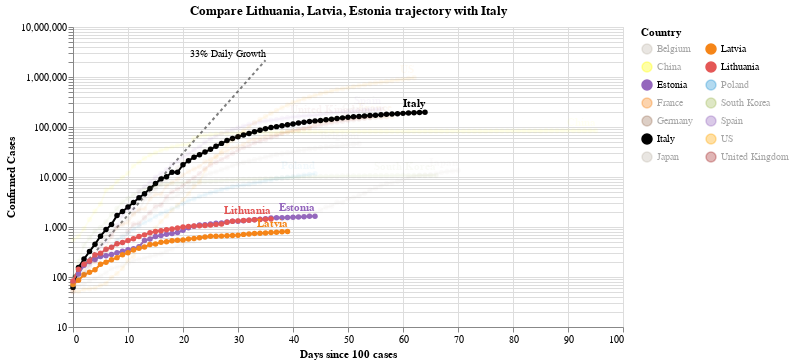

Notebook code for this chart:
### Code cell
#hide_input
chart3 = make_since_chart(dff2, ['Lithuania', 'Latvia', 'Estonia'], baseline_countries)
chart3

### Figure 1 — Vega-Lite specification as saved in the notebook (floating-point values rounded to 4 significant figures; data arrays with more than 128 entries replaced by an {"elided": "..."} marker saying what was removed)
{"config": {"view": {"continuousWidth": 400, "continuousHeight": 300}}, "layer": [{"mark": {"type": "line", "color": "black", "opacity": 0.5, "strokeDash": [3, 3]}, "encoding": {"x": {"type": "quantitative", "field": "Days since 100 cases"}, "y": {"type": "quantitative", "field": "Confirmed Cases"}}}, {"mark": {"type": "text", "align": "right", "dy": -6, "fontSize": 10, "text": "33% Daily Growth"}, "encoding": {"x": {"type": "quantitative", "field": "Days since 100 cases"}, "y": {"type": "quantitative", "field": "Confirmed Cases"}}, "transform": [{"filter": "(datum['Days since 100 cases'] >= 35)"}]}, {"data": {"name": "data-43dbe373d82a51965b3e076c26013401"}, "mark": {"type": "line", "point": true}, "encoding": {"color": {"type": "nominal", "field": "Country", "legend": {"columns": 2}, "scale": {"domain": ["Belgium", "China", "Estonia", "France", "Germany", "Italy", "Japan", "Latvia", "Lithuania", "Poland", "South Korea", "Spain", "US", "United Kingdom"], "range": ["#C1B7AD", "yellow", "#9467bd", "#F58518", "#9D755D", "black", "#C1B7AD", "#F58518", "#E45756", "#2495D3", "#A1BA59", "#9467bd", "orange", "brown"]}}, "opacity": {"condition": {"value": 1, "selection": "selector002"}, "value": 0.05}, "tooltip": [{"type": "nominal", "field": "Country"}, {"type": "temporal", "field": "Date"}, {"type": "quantitative", "field": "Confirmed Cases"}, {"type": "quantitative", "field": "Days since 100 cases"}], "x": {"type": "quantitative", "field": "Days since 100 cases"}, "y": {"type": "quantitative", "field": "Confirmed Cases", "scale": {"type": "log"}}}, "selection": {"selector002": {"type": "multi", "fields": ["Country"], "bind": "legend", "init": [{"Country": "Lithuania"}, {"Country": "Latvia"}, {"Country": "Estonia"}, {"Country": "Italy"}]}}, "width": 550}, {"data": {"name": "data-43dbe373d82a51965b3e076c26013401"}, "mark": {"type": "text", "align": "right", "dy": -8, "fontWeight": "bold"}, "encoding": {"color": {"type": "nominal", "field": "Country", "legend": {"columns": 2}, "scale": {"domain": ["Belgium", "China", "Estonia", "France", "Germany", "Italy", "Japan", "Latvia", "Lithuania", "Poland", "South Korea", "Spain", "US", "United Kingdom"], "range": ["#C1B7AD", "yellow", "#9467bd", "#F58518", "#9D755D", "black", "#C1B7AD", "#F58518", "#E45756", "#2495D3", "#A1BA59", "#9467bd", "orange", "brown"]}}, "opacity": {"condition": {"value": 1, "selection": "selector002"}, "value": 0.05}, "text": {"type": "nominal", "field": "Country"}, "tooltip": [{"type": "nominal", "field": "Country"}, {"type": "temporal", "field": "Date"}, {"type": "quantitative", "field": "Confirmed Cases"}, {"type": "quantitative", "field": "Days since 100 cases"}], "x": {"type": "quantitative", "field": "Days since 100 cases"}, "y": {"type": "quantitative", "field": "Confirmed Cases", "scale": {"type": "log"}}}, "transform": [{"filter": "(datum['Date'] >= 1587859200000)"}], "width": 550}], "data": {"name": "data-c1a3bbf4dd040f2e7e8e7a69520e3c2a"}, "title": "Compare Lithuania, Latvia, Estonia trajectory with Italy", "$schema": "https://vega.github.io/schema/vega-lite/v4.0.2.json", "datasets": {"data-c1a3bbf4dd040f2e7e8e7a69520e3c2a": [{"Days since 100 cases": 0, "Confirmed Cases": 100.0}, {"Days since 100 cases": 1, "Confirmed Cases": 133.0}, {"Days since 100 cases": 2, "Confirmed Cases": 176.9}, {"Days since 100 cases": 3, "Confirmed Cases": 235.3}, {"Days since 100 cases": 4, "Confirmed Cases": 312.9}, {"Days since 100 cases": 5, "Confirmed Cases": 416.2}, {"Days since 100 cases": 6, "Confirmed Cases": 553.5}, {"Days since 100 cases": 7, "Confirmed Cases": 736.1}, {"Days since 100 cases": 8, "Confirmed Cases": 979.1}, {"Days since 100 cases": 9, "Confirmed Cases": 1302.0}, {"Days since 100 cases": 10, "Confirmed Cases": 1732.0}, {"Days since 100 cases": 11, "Confirmed Cases": 2303.0}, {"Days since 100 cases": 12, "Confirmed Cases": 3064.0}, {"Days since 100 cases": 13, "Confirmed Cases": 4074.0}, {"Days since 100 cases": 14, "Confirmed Cases": 5419.0}, {"Days since 100 cases": 15, "Confirmed Cases": 7207.0}, {"Days since 100 cases": 16, "Confirmed Cases": 9586.0}, {"Days since 100 cases": 17, "Confirmed Cases": 12750.0}, {"Days since 100 cases": 18, "Confirmed Cases": 16960.0}, {"Days since 100 cases": 19, "Confirmed Cases": 22550.0}, {"Days since 100 cases": 20, "Confirmed Cases": 29990.0}, {"Days since 100 cases": 21, "Confirmed Cases": 39890.0}, {"Days since 100 cases": 22, "Confirmed Cases": 53060.0}, {"Days since 100 cases": 23, "Confirmed Cases": 70560.0}, {"Days since 100 cases": 24, "Confirmed Cases": 93850.0}, {"Days since 100 cases": 25, "Confirmed Cases": 124800.0}, {"Days since 100 cases": 26, "Confirmed Cases": 166000.0}, {"Days since 100 cases": 27, "Confirmed Cases": 220800.0}, {"Days since 100 cases": 28, "Confirmed Cases": 293700.0}, {"Days since 100 cases": 29, "Confirmed Cases": 390600.0}, {"Days since 100 cases": 30, "Confirmed Cases": 519500.0}, {"Days since 100 cases": 31, "Confirmed Cases": 690900.0}, {"Days since 100 cases": 32, "Confirmed Cases": 918900.0}, {"Days since 100 cases": 33, "Confirmed Cases": 1222000.0}, {"Days since 100 cases": 34, "Confirmed Cases": 1625000.0}, {"Days since 100 cases": 35, "Confirmed Cases": 2162000.0}], "data-43dbe373d82a51965b3e076c26013401": {"elided": "811 records"}}}
